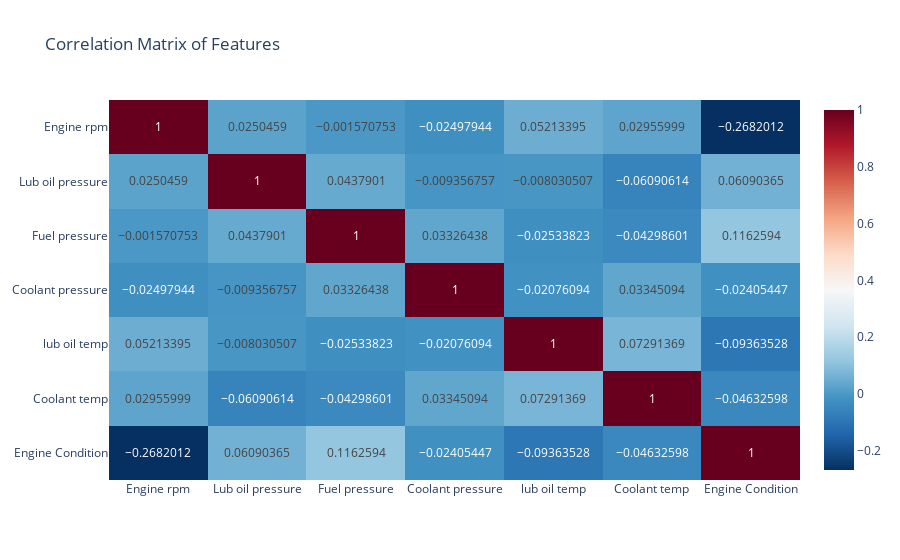

Notebook source saved alongside this figure:
### Markdown cell above
#### Most machine learning algorithms perform better when all features are on a similar scale. Using Min-Max Scaling (scaling between 0 and 1)

### Code cell
import plotly.express as px

correlation_matrix = df_copy.corr()

fig = px.imshow(correlation_matrix, 
                text_auto=True,  
                aspect="auto", 
                color_continuous_scale='RdBu_r', 
                title='Correlation Matrix of Features')

fig.show()

### Figure 1 — Plotly figure (JSON) as saved in the notebook; plotly's stock layout.template omitted (floating-point values rounded to 4 significant figures)
{"data": [{"coloraxis": "coloraxis", "hovertemplate": "x: %{x}<br>y: %{y}<br>color: %{z}<extra></extra>", "name": "0", "texttemplate": "%{z}", "type": "heatmap", "x": ["Engine rpm", "Lub oil pressure", "Fuel pressure", "Coolant pressure", "lub oil temp", "Coolant temp", "Engine Condition"], "xaxis": "x", "y": ["Engine rpm", "Lub oil pressure", "Fuel pressure", "Coolant pressure", "lub oil temp", "Coolant temp", "Engine Condition"], "yaxis": "y", "z": [[1, 0.02505, -0.001571, -0.02498, 0.05213, 0.02956, -0.2682], [0.02505, 1, 0.04379, -0.009357, -0.008031, -0.06091, 0.0609], [-0.001571, 0.04379, 1, 0.03326, -0.02534, -0.04299, 0.1163], [-0.02498, -0.009357, 0.03326, 1, -0.02076, 0.03345, -0.02405], [0.05213, -0.008031, -0.02534, -0.02076, 1, 0.07291, -0.09364], [0.02956, -0.06091, -0.04299, 0.03345, 0.07291, 1, -0.04633], [-0.2682, 0.0609, 0.1163, -0.02405, -0.09364, -0.04633, 1]]}], "layout": {"coloraxis": {"colorscale": [[0, "rgb(5,48,97)"], [0.1, "rgb(33,102,172)"], [0.2, "rgb(67,147,195)"], [0.3, "rgb(146,197,222)"], [0.4, "rgb(209,229,240)"], [0.5, "rgb(247,247,247)"], [0.6, "rgb(253,219,199)"], [0.7, "rgb(244,165,130)"], [0.8, "rgb(214,96,77)"], [0.9, "rgb(178,24,43)"], [1, "rgb(103,0,31)"]]}, "title": {"text": "Correlation Matrix of Features"}, "xaxis": {"anchor": "y", "domain": [0, 1]}, "yaxis": {"anchor": "x", "autorange": "reversed", "domain": [0, 1]}}}
